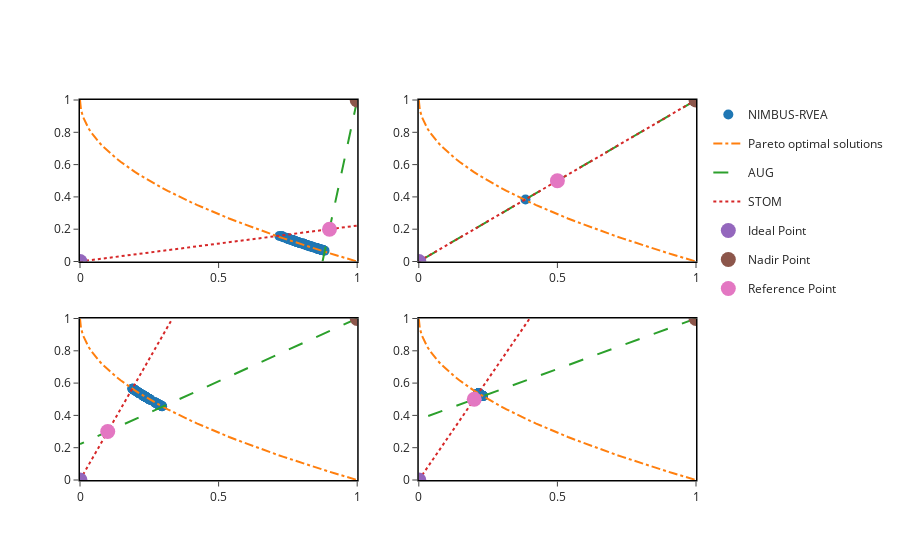

Write notebook code for a chart like this one.
### Code cell
fig.update_layout(template="simple_white")
fig.update_xaxes(showline=True, linewidth=1.5, linecolor='black', mirror=True)
fig.update_yaxes(showline=True, linewidth=1.5, linecolor='black', mirror=True)
fig.update_xaxes(range=[0, 1])
fig.update_yaxes(range=[0, 1])
#fig.update_layout(width=900)
#fig.update_layout(height=800)

"""for subnum in ["", "2","3","4"]:
    fig["layout"]["xaxis"+subnum]["constrain"] = "domain"
    fig["layout"]["yaxis"+subnum]["scaleanchor"] = "x"+subnum
    fig["layout"]["yaxis"+subnum]["scaleratio"] =1
fig.update_layout(legend_orientation='h')"""
#fig.update_layout(showlegend=False)
fig
